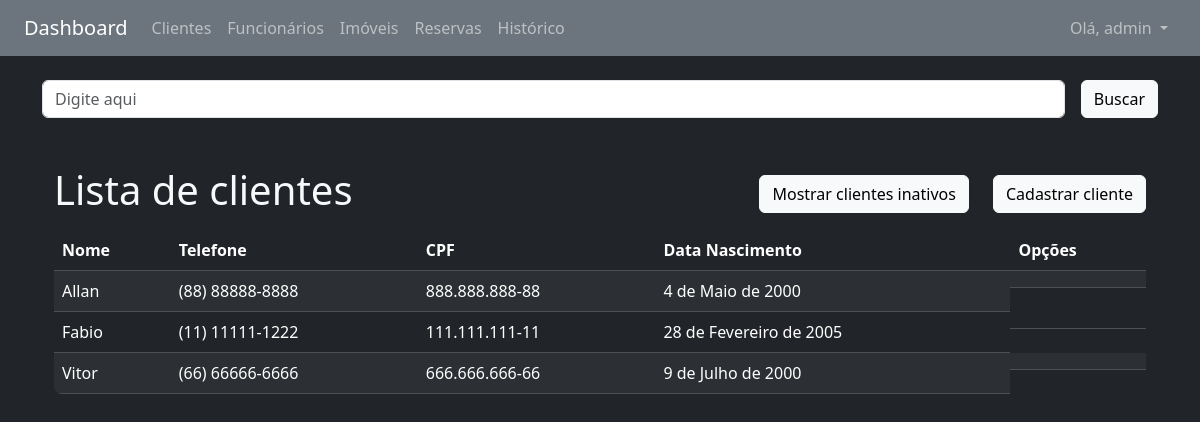
/clientes/nome/ (signed in), run on the app's committed database.
### clientes/models.py (models this page shows, shortened)
class Cliente(models.Model):
    nome = models.CharField(max_length=100)
    telefone = models.CharField(max_length=20)
    cpf = models.CharField(max_length=14, unique=True)
    data_nascimento = models.DateField(null=True, blank=True)
    ativo = models.BooleanField(default=True)

### clientes/views.py (the view)
# urls.py: path('<campo>/', clientes, name="lista"),
@login_required
def clientes(request, campo):
    query = request.GET.get('busca', '')
    if campo == 'nome' and query:
        clientes = Cliente.objects.filter(ativo=True, nome__icontains=query)
    else:
        clientes = Cliente.objects.filter(ativo=True)
    if campo:
        campo_ordenacao = ORDENACAO_CLIENTES_LOOKUP.get(campo, 'nome')
        clientes = clientes.order_by(campo_ordenacao)
    dados = {'clientes': clientes, 'ativos': True,
             'query': query, 'campo': campo}
    return render(request, 'clientes/lista.html', dados)

### core/templatetags/format_filters.py (called while the page is built)
@register.filter
def format_cpf(value):
    cpf = re.sub(r'\D', '', value)
    if len(cpf) == 11:
        return f"{cpf[:3]}.{cpf[3:6]}.{cpf[6:9]}-{cpf[9:]}"
    return value

@register.filter
def format_telefone(value):
    telefone = re.sub(r'\D', '', value)
    if len(telefone) == 11:
        return f"({telefone[:2]}) {telefone[2:7]}-{telefone[7:]}"
    elif len(telefone) == 10:
        return f"({telefone[:2]}) {telefone[2:6]}-{telefone[6:]}"
    return value

### clientes/templates/clientes/lista.html (shortened to what this page needs)
{% extends 'base.html' %}
{% load heroicons %}
{% load format_filters %}
{% block content %}
{% include 'partials/_busca.html' %}
<div class="container-sm mt-5 d-flex justify-content-between align-items-center">
    <h1 class="h1">Lista de clientes</h1>
    <div class="d-flex gap-4">
        {% if ativos %}
        <a href="{% url 'clientes:lista_inativos' 'nome' %}" class="btn btn-light">Mostrar clientes inativos</a>
        {% else %}
        <a href="{% url 'clientes:lista' 'nome' %}" class="btn btn-light">Mostrar
            clientes ativos</a>
        {% endif %}
        <a href="{% url 'clientes:cadastrar' %}" class="btn btn-light">{% heroicon_outline "pencil-square" %} Cadastrar
            cliente</a>
    </div>
</div>
<div class="container-sm mt-2">
    <div class="bg-dark rounded-3 overflow-hidden">
        <table cellpadding="5" cellspacing="1" class="table table-dark table-striped mb-0">
            <thead>
                <tr>
                    <th>
                        {% if ativos %}
                        <a href="{% url 'clientes:lista' 'nome' %}" class="text-decoration-none text-white">
                            {% include "clientes/partials/link_nome.html" %}</a>
                        {% else %}
                        <a href="{% url 'clientes:lista_inativos' 'nome' %}" class="text-decoration-none text-white">
                            {% include "clientes/partials/link_nome.html" %}</a>
                        {% endif %}
                    </th>
                    <th>Telefone</th>
                    <th>CPF</th>
                    <th>
                        {% if ativos %}
                        <a href="{% url 'clientes:lista' 'data_nascimento' %}" class="text-decoration-none text-white">
                            {% include "clientes/partials/link_data.html" %}</a>
                        {% else %}
                        <a href="{% url 'clientes:lista_inativos' 'data_nascimento' %}"
                            class="text-decoration-none text-white">
                            {% include "clientes/partials/link_data.html" %}</a>
                        {% endif %}
                    </th>
                    <th>Opções</th>
                </tr>
            </thead>
            <tbody>
                {% for cliente in clientes %}
                <tr>
                    <td>{{ cliente.nome }}</td>
                    <td>{{ cliente.telefone|format_telefone }}</td>
                    <td>{{ cliente.cpf|format_cpf }}</td>
                    <td>{{ cliente.data_nascimento }}</td>
                    <td class="d-flex gap-4">
                    </td>
                </tr>
                {% empty %}
                <tr>
                    <td colspan="6">Nenhum cliente cadastrado.</td>
                </tr>
                {% endfor %}
            </tbody>
        </table>
    </div>
</div>
{% endblock %}

### core/templates/base.html (shortened to what this page needs)
<!DOCTYPE html>
<html lang="pt-br">
<head>
    <link href="https://cdn.jsdelivr.net/npm/bootstrap@5.3.6/dist/css/bootstrap.min.css" rel="stylesheet"
 />
</head>
<body class="bg-dark text-light">
    <nav class="navbar navbar-expand-lg navbar-dark bg-secondary px-4">
        <a class="navbar-brand" href="{% url 'core:index' %}">Dashboard</a>
        <div class="collapse navbar-collapse">
            <ul class="navbar-nav me-auto">
                <li class="nav-item">
                    <a class="nav-link" href="{% url 'clientes:lista' 'nome' %}">Clientes</a>
                </li>
                {% if user.is_superuser %}
                <li class="nav-item">
                    <a class="nav-link" href="{% url 'funcionarios:lista' 'nome' %}">Funcionários</a>
                </li>
                {% endif %}
                <li class="nav-item">
                    <a class="nav-link" href="{% url 'imoveis:lista' 'nome' %}">Imóveis</a>
                </li>
                <li class="nav-item">
                    <a class="nav-link" href="{% url 'reservas:lista' 'cliente' %}">Reservas</a>
                </li>
                <li class="nav-item">
                    <a class="nav-link" href="{% url 'historico_locacoes:lista' %}">Histórico</a>
                </li>
            </ul>
        </div>
        {% if user.is_authenticated %}
        <ul class="navbar-nav">
            <li class="nav-item dropdown">
                <a class="nav-link dropdown-toggle" href="#" id="userDropdown" role="button" data-bs-toggle="dropdown"
                    aria-expanded="false">
                    Olá, {{ user.username }}
                </a>
            </li>
        </ul>
        {% endif %}
    </nav>
    <main class="container py-4">
        {% include 'partials/_mensagem.html' %}
        {% block content %}{% endblock %}
    </main>
</body>
</html>

### data on the page
Cliente: nome "Allan", telefone "(88) 88888-8888", cpf "888.888.888-88", data_nascimento "4 de Maio de 2000"
Cliente: nome "Fabio", telefone "(11) 11111-1222", cpf "111.111.111-11", data_nascimento "28 de Fevereiro de 2005"
Cliente: nome "Vitor", telefone "(66) 66666-6666", cpf "666.666.666-66", data_nascimento "9 de Julho de 2000"

### other printed values
{{ user.username }} "admin"
